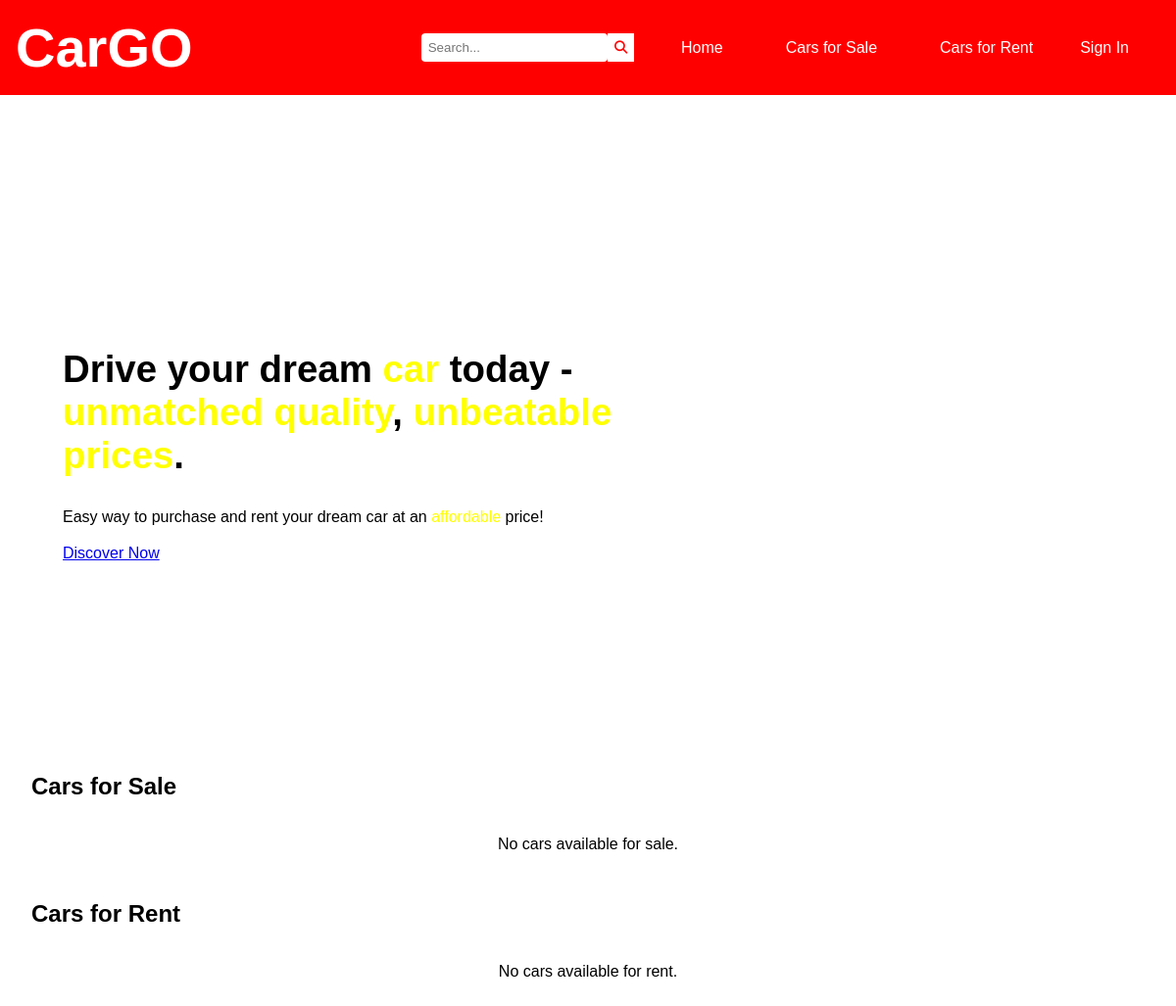
Before: / with the older database file.
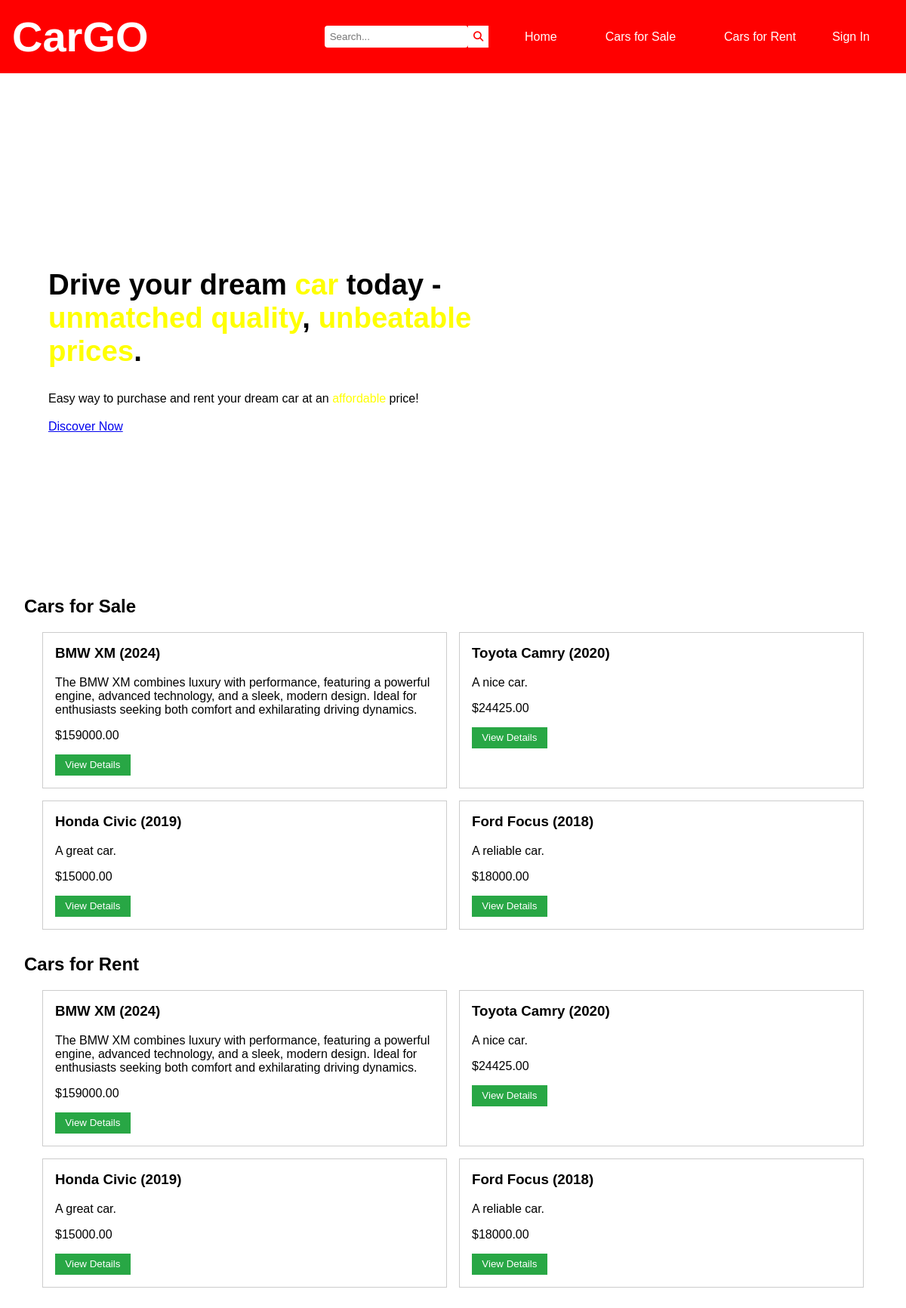
After: the same page with the newer database file.
### sales_rental/models.py (models this page shows, shortened)
class Car(models.Model):
    make = models.CharField(max_length=50)
    model = models.CharField(max_length=50)
    year = models.PositiveIntegerField()
    price = models.DecimalField(max_digits=10, decimal_places=2)
    description = models.TextField()
    images = models.ManyToManyField('CarImage', related_name='cars', blank=True)
    discount = models.DecimalField(max_digits=5, decimal_places=2, null=True, blank=True)
    is_available_for_sale = models.BooleanField(default=True)
    is_available_for_rent = models.BooleanField(default=True)
    colors = models.ManyToManyField('CarColor', related_name='cars', blank=True)

### sales_rental/index_view.py (the view)
# urls.py: path('', index_view.index, name='index'),
def index(request):
    cars_for_sale = Car.objects.filter(is_available_for_sale=True)
    cars_for_rent = Car.objects.filter(is_available_for_rent=True)
    context = {
        'cars_for_sale': cars_for_sale,
        'cars_for_rent': cars_for_rent,
    }
    return render(request, 'index.html', context)

### sales_rental/templates/index.html (shortened to what this page needs)
<!DOCTYPE html>
<html lang="en">
<head>
    {% load static %}
    <link rel="stylesheet" href="{% static 'css/styles.css' %}">
</head>
<body>
    <header>
        <div class="logo">CarGO</div>
        <nav>
            <ul class="nav-list">
                <li class="search-button">
                    <input type="text" id="search-input" placeholder="Search...">
                    <button id="search-btn"><i class="fas fa-search"></i></button>
                </li>
                <li><a href="#home">Home</a></li>
                <li><a href="#sales">Cars for Sale</a></li>
                <li><a href="#rentals">Cars for Rent</a></li>
                <li class="right">
                    {% if user.is_authenticated %}
                        <a href="{% url 'logout' %}">Logout</a>
                    {% else %}
                        <a href="{% url 'login_register' %}">Sign In</a>
                    {% endif %}
                </li>
            </ul>
        </nav>
    </header>
    <main>
        <section class="home" id="home">
            <div class="home-text">
                <h1>Drive your dream <span>car</span> today -<br><span>unmatched quality</span>, <span>unbeatable prices</span>.</h1>
                <p>Easy way to purchase and rent your dream car at an <span>affordable</span> price!</p>
                <a href="#" class="btn">Discover Now</a>
            </div>
        </section>
        <section id="sales">
            <h2>Cars for Sale</h2>
            <div class="car-list" id="car-sale-list">
                {% for car in cars_for_sale %}
                <div class="car-item">
                    <h3>{{ car.make }} {{ car.model }} ({{ car.year }})</h3>
                    <p>{{ car.description }}</p>
                    <p>${{ car.price }}</p>
                    <a href="{% url 'car_detail' car.id %}">
            <button class="btn">View Details</button>
        </a>
                </div>
                {% empty %}
                <p>No cars available for sale.</p>
                {% endfor %}
            </div>
        </section>
        <section id="rentals">
            <h2>Cars for Rent</h2>
            <div class="car-list" id="car-rental-list">
                {% for car in cars_for_rent %}
                <div class="car-item">
                    <h3>{{ car.make }} {{ car.model }} ({{ car.year }})</h3>
                    <p>{{ car.description }}</p>
                    <p>${{ car.price }}</p>
                    <a href="{% url 'car_detail' car.id %}">
            <button class="btn">View Details</button>
        </a>
                </div>
                {% empty %}
                <p>No cars available for rent.</p>
                {% endfor %}
            </div>
        </section>
    </main>
</body>
</html>

### sales_rental/static/css/styles.css (style rules this page uses)
body { font-family: Arial, sans-serif; margin: 0; padding: 0; }
header { background-color: red; color: white; padding: 1em; display: flex; justify-content: space-between; align-items: center; flex-wrap: wrap; }
.logo { font-size: 3.5rem; font-weight: 700; color: white; }
nav ul { list-style: none; padding: 0; margin: 0; display: flex; justify-content: center; align-items: center; flex-wrap: wrap; }
nav ul li { margin: 0.5em 1em; }
nav ul li a { color: white; text-decoration: none; padding: 0.5em 1em; }
nav ul li.right { margin-left: auto; }
nav ul li.search-button { display: flex; align-items: center; }
nav ul li.search-button input { padding: 0.5em; border: none; border-radius: 4px; }
nav ul li.search-button button { background-color: white; border: none; cursor: pointer; padding: 0.5em; }
nav ul li.search-button button i { color: red; }
.home { margin: auto; width: 100%; min-height: 640px; display: flex; align-items: center; background-repeat: no-repeat; background-size: cover; background-position: center left; }
.home-text { padding: 0 2em; max-width: 600px; }
.home-text h1 { font-size: 2.4rem; }
.home-text span { color: yellow; }
.home-text p { font-size: 1rem; font-weight: 300; margin: 0.5rem 0 1.2rem; }
main { padding: 2em; }
section { margin-bottom: 2em; }
.car-list { display: flex; flex-wrap: wrap; gap: 1em; justify-content: center; }
.car-item { border: 1px solid #ccc; padding: 1em; width: calc(50% - 2em); box-sizing: border-box; }
.car-item h3 { margin-top: 0; }
button { background-color: #28a745; color: white; border: none; padding: 0.5em 1em; cursor: pointer; }

Changed rows visible on the page:
added Car: make "BMW", model "XM", year "2024", description "The BMW XM combines luxury with performance, featuring a powerful engine, advanced technology, and a sleek, modern design. Ideal for enthusiasts seeking both comfort and exhilarating driving dynamics.", price "159000.00"
added Car: make "Toyota", model "Camry", year "2020", description "A nice car.", price "24425.00"
added Car: make "Honda", model "Civic", year "2019", description "A great car.", price "15000.00"
added Car: make "Ford", model "Focus", year "2018", description "A reliable car.", price "18000.00"
Other visible differences:
text no longer shown: "No cars available for sale. No cars available for rent."
